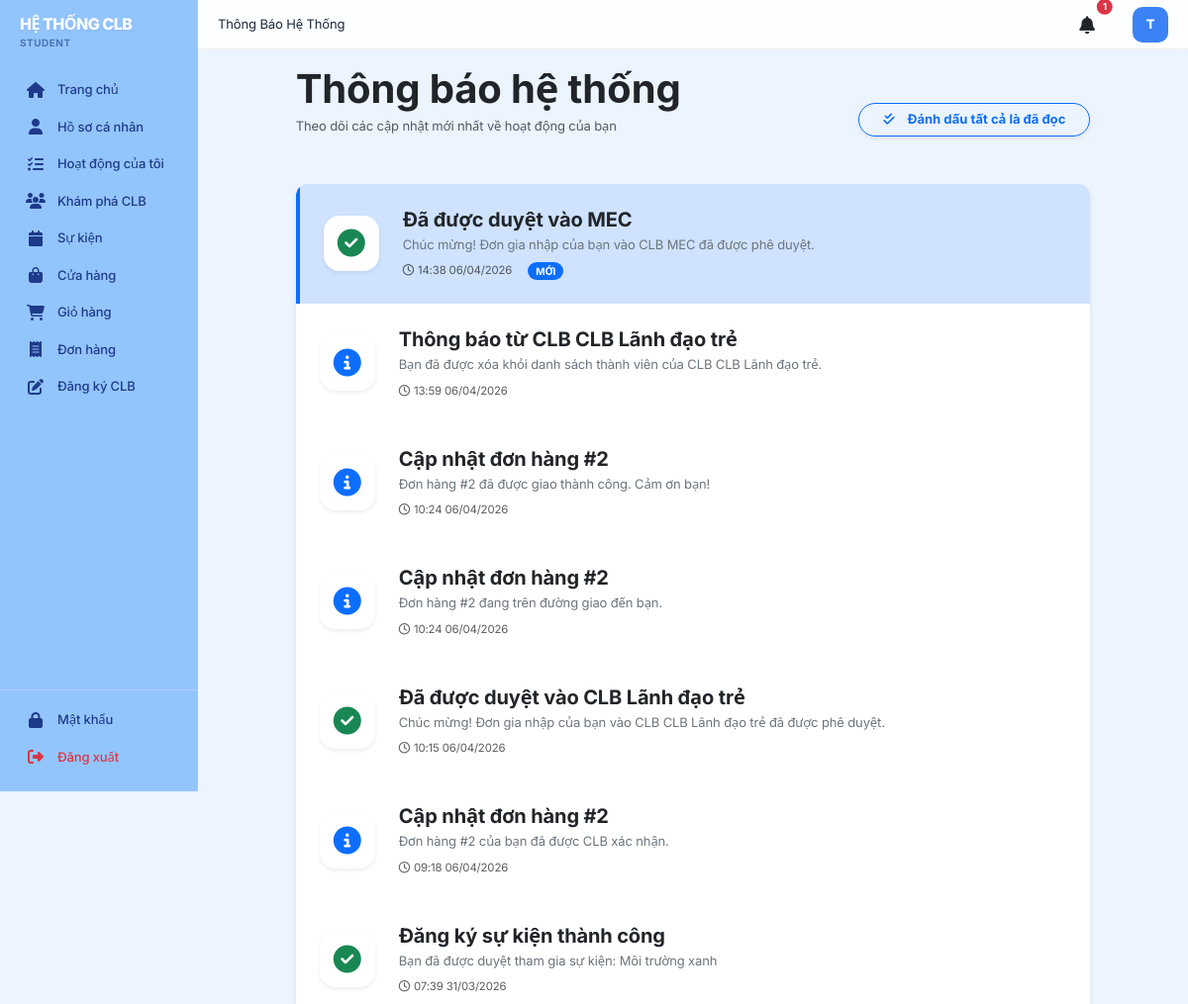
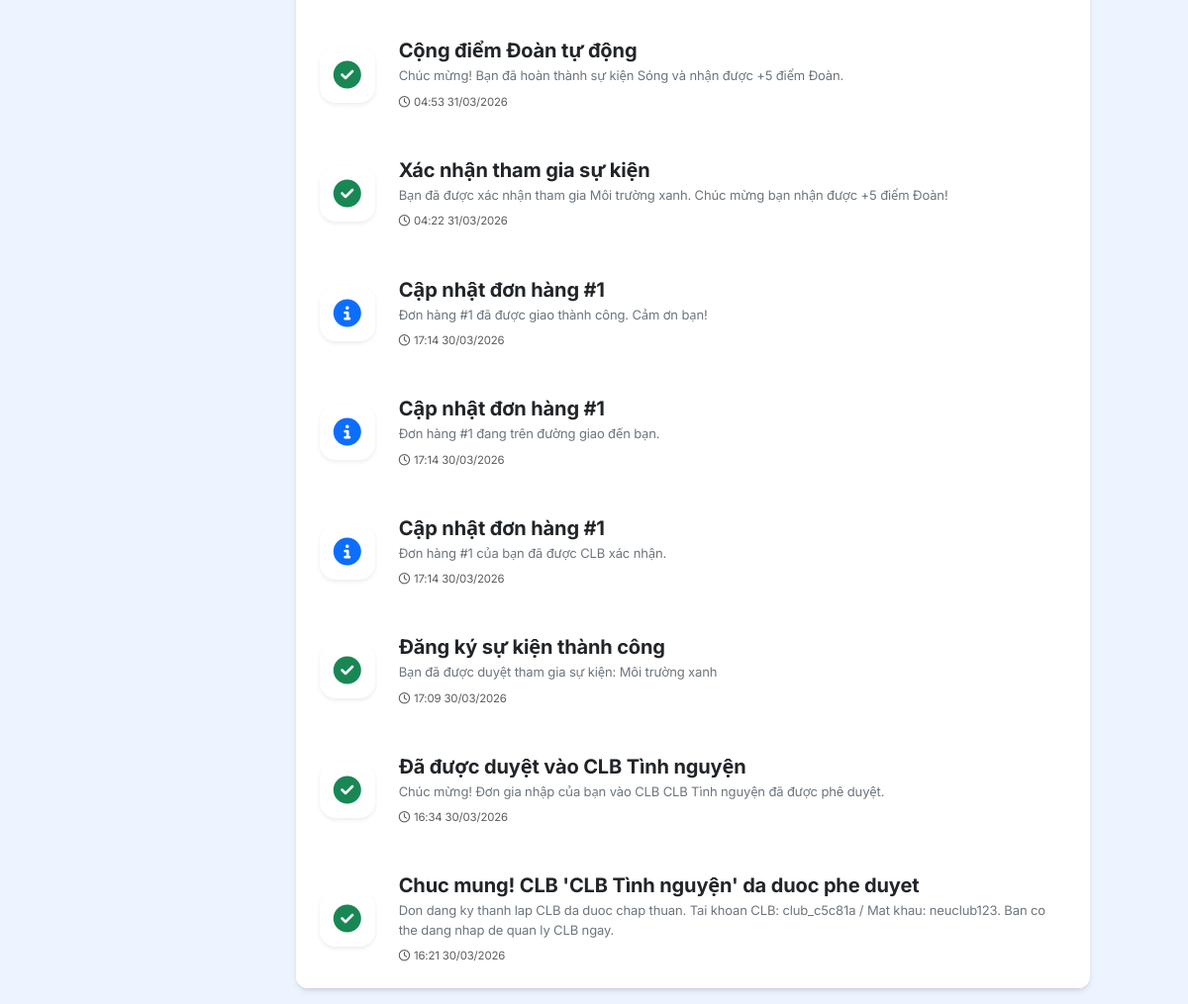
Page /notifications (signed in) on the committed database (2 pictures, top to bottom).
### models.py (models this page shows, shortened)
class User(db.Model):
    __tablename__ = 'users'
    id = db.Column(db.Integer, primary_key=True)
    username = db.Column(db.String(120), unique=True, nullable=False)
    email = db.Column(db.String(120), unique=True, nullable=False)
    password_hash = db.Column(db.String(255), nullable=False)
    user_type = db.Column(db.String(20), nullable=False)  # student, club, admin
    status = db.Column(db.String(20), default=STATUS_ACTIVE)  # active, inactive
    created_at = db.Column(db.DateTime, default=datetime.utcnow)
    updated_at = db.Column(db.DateTime, default=datetime.utcnow, onupdate=datetime.utcnow)
    student_profile = db.relationship('Student', backref='user', uselist=False, cascade='all, delete-orphan')
    club_profile = db.relationship('Club', backref='user', uselist=False, cascade='all, delete-orphan', foreign_keys='Club.user_id')
    def is_student(self):
        return self.user_type == USER_TYPE_STUDENT
    def is_club(self):
        return self.user_type == USER_TYPE_CLUB

class Notification(db.Model):
    __tablename__ = 'notifications'
    id = db.Column(db.Integer, primary_key=True)
    user_id = db.Column(db.Integer, db.ForeignKey('users.id'), nullable=False)
    title = db.Column(db.String(200), nullable=False)
    message = db.Column(db.Text)
    notification_type = db.Column(db.String(50))  # club_update, event, order, etc.
    is_read = db.Column(db.Boolean, default=False)
    created_at = db.Column(db.DateTime, default=datetime.utcnow)
    user = db.relationship('User', backref='notifications')

### app.py (the view)
@app.route('/notifications')
@login_required
def notifications_list():
    notifications = Notification.query.filter_by(user_id=current_user.id).order_by(Notification.created_at.desc()).all()
    return render_template('notifications.html', notifications=notifications)

### app.py (called while the page is built)
@login_manager.user_loader
def load_user(user_id):
    return User.query.get(int(user_id))

@app.context_processor
def inject_global_data():
    unread_count = 0
    cart_count = 0
    if current_user.is_authenticated:
        unread_count = Notification.query.filter_by(user_id=current_user.id, is_read=False).count()
        if current_user.is_student():
            cart_count = CartItem.query.filter_by(user_id=current_user.id).count()
        elif 'cart' in session:
            cart_count = sum(session['cart'].values())
    return dict(unread_count=unread_count, cart_count=cart_count)

### templates/notifications.html (shortened to what this page needs)
{% extends "base.html" %}
{% block page_title %}Thông Báo Hệ Thống{% endblock %}
{% block content %}
<div class="row justify-content-center">
    <div class="col-lg-10">
        <div class="d-flex justify-content-between align-items-end mb-5">
            <div>
                <h2 class="display-6 fw-bold mb-1 text-dark">Thông báo hệ thống</h2>
                <p class="text-muted mb-0">Theo dõi các cập nhật mới nhất về hoạt động của bạn</p>
            </div>
            <form action="{{ url_for('read_all_notifications') }}" method="POST">
                <button type="submit" class="btn btn-outline-primary shadow-sm rounded-pill px-4 fw-bold">
                    <i class="fas fa-check-double me-2"></i>Đánh dấu tất cả là đã đọc
                </button>
            </form>
        </div>
        <div class="card border-0 shadow-sm overflow-hidden">
            <div class="list-group list-group-flush">
                {% for n in notifications %}
                <div class="list-group-item p-4 border-0 {{ 'bg-primary-subtle border-start border-primary border-4' if not n.is_read else '' }} transition-all hover-bg-light">
                    <div class="d-flex justify-content-between align-items-start">
                        <div class="d-flex align-items-center gap-4">
                            <div class="rounded-4 d-flex align-items-center justify-content-center shadow-sm" style="width: 56px; height: 56px; min-width: 56px; background: white;">
                                {% if n.notification_type == 'success' %}
                                <i class="fas fa-check-circle text-success fs-3"></i>
                                {% elif n.notification_type == 'danger' %}
                                <i class="fas fa-exclamation-circle text-danger fs-3"></i>
                                {% else %}
                                <i class="fas fa-info-circle text-primary fs-3"></i>
                                {% endif %}
                            </div>
                            <div>
                                <h6 class="fw-bold text-dark mb-1 fs-5">{{ n.title }}</h6>
                                <p class="text-secondary mb-2">{{ n.message }}</p>
                                <div class="d-flex align-items-center gap-3">
                                    <small class="text-muted small">
                                        <i class="far fa-clock me-1"></i>{{ n.created_at.strftime('%H:%M %d/%m/%Y') }}
                                    </small>
                                    {% if not n.is_read %}
                                    <span class="badge bg-primary rounded-pill px-2 py-1" style="font-size: 10px;">MỚI</span>
                                    {% endif %}
                                </div>
                            </div>
                        </div>
                    </div>
                </div>
                {% endfor %}
            </div>
        </div>
    </div>
</div>
<link rel="stylesheet" href="{{ url_for('static', filename='css/notifications.css') }}">
{% endblock %}

### templates/base.html (shortened to what this page needs)
<!DOCTYPE html>
<html lang="vi">
<head>
    <link href="https://cdn.jsdelivr.net/npm/bootstrap@5.3.0/dist/css/bootstrap.min.css" rel="stylesheet">
    <link rel="stylesheet" href="https://cdnjs.cloudflare.com/ajax/libs/font-awesome/6.4.0/css/all.min.css">
<link rel="stylesheet" href="{{ url_for('static', filename='css/style.css') }}">
</head>
<body>
    <div class="layout">
        {% if not hide_sidebar %}
        <div class="sidebar">
            <div class="logo">
                <h5>HỆ THỐNG CLB</h5>
                <p>{% if current_user.is_authenticated %}{{ current_user.user_type }}{% else %}Sinh viên{% endif %}</p>
            </div>
            <nav class="sidebar-nav">
                {% if current_user.is_authenticated %}
                    {% if current_user.is_student() %}
                        <div class="nav-item">
                            <a href="{{ url_for('student_dashboard') }}" class="nav-link {% if request.endpoint == 'student_dashboard' %}active{% endif %}">
                                <i class="fas fa-home"></i> Trang chủ
                            </a>
                        </div>
                        <div class="nav-item">
                            <a href="{{ url_for('student_profile') }}" class="nav-link {% if request.endpoint and 'profile' in request.endpoint %}active{% endif %}">
                                <i class="fas fa-user"></i> Hồ sơ cá nhân
                            </a>
                        </div>
                        <div class="nav-item">
                            <a href="{{ url_for('student_activities') }}" class="nav-link {% if request.endpoint == 'student_activities' %}active{% endif %}">
                                <i class="fas fa-tasks"></i> Hoạt động của tôi
                            </a>
                        </div>
                        <div class="nav-item">
                            <a href="{{ url_for('student_clubs') }}" class="nav-link {% if request.endpoint == 'student_clubs' %}active{% endif %}">
                                <i class="fas fa-users"></i> Khám phá CLB
                            </a>
                        </div>
                        <div class="nav-item">
                            <a href="{{ url_for('student_events') }}" class="nav-link {% if request.endpoint == 'student_events' %}active{% endif %}">
                                <i class="fas fa-calendar"></i> Sự kiện
                            </a>
                        </div>
                        <div class="nav-item">
                            <a href="{{ url_for('products_list') }}" class="nav-link {% if 'product' in request.endpoint|string %}active{% endif %}">
                                <i class="fas fa-shopping-bag"></i> Cửa hàng
                            </a>
                        </div>
                        <div class="nav-item">
                            <a href="{{ url_for('cart') }}" class="nav-link {% if request.endpoint == 'cart' %}active{% endif %}">
                                <i class="fas fa-shopping-cart"></i> Giỏ hàng
                            </a>
                        </div>
                        <div class="nav-item">
                            <a href="{{ url_for('orders_list') }}" class="nav-link {% if request.endpoint == 'orders_list' %}active{% endif %}">
                                <i class="fas fa-receipt"></i> Đơn hàng
                            </a>
                        </div>
                        <div class="nav-item">
                            <a href="{{ url_for('student_club_register') }}" class="nav-link {% if request.endpoint == 'student_club_register' %}active{% endif %}">
                                <i class="fas fa-edit"></i> Đăng ký CLB
                            </a>
                        </div>
                    {% endif %}
                {% endif %}
            </nav>
            {% if current_user.is_authenticated %}
            <div class="sidebar-footer">
                <div class="nav-item">
                    <a href="{{ url_for('change_credentials') }}" class="nav-link {% if request.endpoint == 'change_credentials' %}active{% endif %}">
                        <i class="fas fa-lock"></i> Mật khẩu
                    </a>
                </div>
                <div class="nav-item">
                    <a href="{{ url_for('logout') }}" class="nav-link text-danger">
                        <i class="fas fa-sign-out-alt"></i> Đăng xuất
                    </a>
                </div>
            </div>
            {% endif %}
        </div>
        {% endif %}
        <div class="main-container {% if hide_sidebar %}no-sidebar{% endif %}">
            {% if not hide_sidebar %}
            <div class="top-header">
                <div class="header-left">
                    {% block page_title %}{% endblock %}
                </div>
                <div class="header-right">
                    <a href="{{ url_for('notifications_list') }}" class="notification-icon position-relative text-dark text-decoration-none me-3">
                        <i class="fas fa-bell"></i>
                        {% if unread_count > 0 %}
                        <span class="position-absolute top-0 start-100 translate-middle badge rounded-pill bg-danger" style="font-size: 0.6rem; padding: 0.35em 0.65em; border: 2px solid #fff;">
                            {{ unread_count if unread_count < 100 else '99+' }}
                        </span>
                        {% endif %}
                    </a>
                    {% if current_user.is_authenticated %}
                        {% set avatar = None %}
                        {% if current_user.is_student() and current_user.student_profile and current_user.student_profile.avatar_url %}
                            {% set avatar = current_user.student_profile.avatar_url %}
                        {% elif current_user.is_club() and current_user.club_profile and current_user.club_profile.logo_url %}
                            {% set avatar = current_user.club_profile.logo_url %}
                        {% endif %}
                        {% if avatar %}
                        <div class="user-avatar border border-2 shadow-sm" title="{{ current_user.username }}">
                            <img src="{{ avatar }}" alt="Avatar" style="width: 100%; height: 100%; object-fit: cover; border-radius: 50%;">
                        </div>
                        {% else %}
                        <div class="user-avatar" title="{{ current_user.username or 'User' }}">
                            {{ (current_user.username[0].upper() if current_user.username else '?') }}
                        </div>
                        {% endif %}
                    {% endif %}
                </div>
            </div>
            {% endif %}
            <div class="content-area">
                {% block content %}{% endblock %}
            </div>
        </div>
    </div>
</body>
</html>

### static/css/style.css (style rules this page uses)
:root { --primary: #3B82F6; --primary-dark: #2563EB; --primary-light: #EFF6FF; --primary-soft: rgba(59, 130, 246, 0.1); --primary-gradient: linear-gradient(135deg, #3B82F6 0%, #2563EB 100%); --secondary: #64748B; --sidebar-bg: #93C5FD; --sidebar-text: #1E3A8A; --sidebar-active: rgba(255, 255, 255, 0.4); --sidebar-hover: rgba(255, 255, 255, 0.15); --main-bg: #ECF4FF; --white: #FFFFFF; --text-dark: #1E293B; --text-muted: #64748B; --success: #10B981; --warning: #F59E0B; --danger: #EF4444; --glass: rgba(255, 255, 255, 0.7); --glass-border: rgba(255, 255, 255, 0.3); --shadow-sm: 0 1px 2px 0 rgb(0 0 0 / 0.05); --shadow: 0 4px 6px -1px rgb(0 0 0 / 0.1), 0 2px 4px -2px rgb(0 0 0 / 0.1); --shadow-lg: 0 20px 25px -5px rgb(0 0 0 / 0.1), 0 8px 10px -6px rgb(0 0 0 / 0.1); --radius: 12px; --radius-lg: 20px; --transition: all 0.3s cubic-bezier(0.4, 0, 0.2, 1); }
* { margin: 0; padding: 0; box-sizing: border-box; }
body { font-family: 'Inter', system-ui, -apple-system, sans-serif; background-color: var(--main-bg); color: var(--text-dark); min-height: 100vh; overflow-x: hidden; letter-spacing: -0.01em; font-size: 13px; }
.layout { display: flex; width: 100%; }
.sidebar { width: 200px; background-color: var(--sidebar-bg); padding: 15px 0; position: fixed; height: 100vh; left: 0; top: 0; z-index: 1000; transition: var(--transition); border-right: 1px solid rgba(255, 255, 255, 0.1); display: flex; flex-direction: column; }
.sidebar .logo { padding: 0 20px 20px 20px; display: flex; flex-direction: column; gap: 2px; }
.sidebar .logo h5 { color: white; font-size: 16px; font-weight: 800; margin: 0; letter-spacing: -0.5px; text-shadow: 0 2px 4px rgba(0,0,0,0.05); }
.sidebar .logo p { font-size: 10px; color: rgba(30, 58, 138, 0.6); margin: 0; font-weight: 700; text-transform: uppercase; letter-spacing: 0.5px; }
.sidebar .nav-item { margin: 2px 12px; }
.sidebar .nav-link { color: var(--sidebar-text); padding: 8px 14px; text-decoration: none; display: flex; align-items: center; font-size: 13px; font-weight: 500; transition: var(--transition); border-radius: 10px; }
.sidebar .nav-link i { margin-right: 12px; font-size: 16px; width: 20px; text-align: center; transition: var(--transition); }
.sidebar-nav { flex-grow: 1; overflow-y: auto; scrollbar-width: none; }
.sidebar-footer { border-top: 1px solid rgba(255, 255, 255, 0.2); padding-top: 10px; margin-top: auto; }
.main-container { margin-left: 200px; width: calc(100% - 200px); min-height: 100vh; display: flex; flex-direction: column; animation: fadeIn 0.3s ease-out; }
.top-header { height: 50px; background: rgba(255, 255, 255, 0.85); backdrop-filter: blur(12px); border-bottom: 1px solid rgba(0,0,0,0.05); display: flex; align-items: center; justify-content: space-between; padding: 0 20px; position: sticky; top: 0; z-index: 999; }
.header-right { display: flex; align-items: center; gap: 12px; }
.notification-icon { font-size: 18px; color: var(--text-muted); transition: var(--transition); width: 36px; height: 36px; display: flex; align-items: center; justify-content: center; border-radius: 10px; background: transparent; }
.user-avatar { width: 36px; height: 36px; border-radius: 10px; background: var(--primary); color: white; display: flex; align-items: center; justify-content: center; font-weight: 800; font-size: 13px; }
.content-area { padding: 16px; }
.card { border: none !important; background: var(--white); border-radius: var(--radius) !important; box-shadow: var(--shadow) !important; transition: var(--transition) !important; }
.btn { border-radius: 8px; font-weight: 600; padding: 6px 14px; font-size: 13px; transition: var(--transition); display: inline-flex; align-items: center; justify-content: center; gap: 5px; }

### static/css/notifications.css (style rules this page uses)
.transition-all { transition: all 0.2s ease; }

### rows in the picture
User: user_type "STUDENT", username "T"
Notification: notification_type "success" (drawn), title "Đã được duyệt vào MEC", message "Chúc mừng! Đơn gia nhập của bạn vào CLB MEC đã được phê duyệt.", created_at "14:38 06/04/2026", is_read "MỚI"
Notification: title "Thông báo từ CLB CLB Lãnh đạo trẻ", message "Bạn đã được xóa khỏi danh sách thành viên của CLB CLB Lãnh đạo trẻ.", created_at "13:59 06/04/2026"
Notification: title "Cập nhật đơn hàng #2", message "Đơn hàng #2 đã được giao thành công. Cảm ơn bạn!", created_at "10:24 06/04/2026"
Notification: title "Cập nhật đơn hàng #2", message "Đơn hàng #2 đang trên đường giao đến bạn.", created_at "10:24 06/04/2026"
Notification: notification_type "success" (drawn), title "Đã được duyệt vào CLB Lãnh đạo trẻ", message "Chúc mừng! Đơn gia nhập của bạn vào CLB CLB Lãnh đạo trẻ đã được phê duyệt.", created_at "10:15 06/04/2026"
Notification: title "Cập nhật đơn hàng #2", message "Đơn hàng #2 của bạn đã được CLB xác nhận.", created_at "09:18 06/04/2026"
Notification: notification_type "success" (drawn), title "Đăng ký sự kiện thành công", message "Bạn đã được duyệt tham gia sự kiện: Môi trường xanh", created_at "07:39 31/03/2026"
Notification: notification_type "success" (drawn), title "Cộng điểm Đoàn tự động", message "Chúc mừng! Bạn đã hoàn thành sự kiện Sóng và nhận được +5 điểm Đoàn.", created_at "04:53 31/03/2026"
Notification: notification_type "success" (drawn), title "Xác nhận tham gia sự kiện", message "Bạn đã được xác nhận tham gia Môi trường xanh. Chúc mừng bạn nhận được +5 điểm Đoàn!", created_at "04:22 31/03/2026"
Notification: title "Cập nhật đơn hàng #1", message "Đơn hàng #1 đã được giao thành công. Cảm ơn bạn!", created_at "17:14 30/03/2026"
Notification: title "Cập nhật đơn hàng #1", message "Đơn hàng #1 đang trên đường giao đến bạn.", created_at "17:14 30/03/2026"
Notification: title "Cập nhật đơn hàng #1", message "Đơn hàng #1 của bạn đã được CLB xác nhận.", created_at "17:14 30/03/2026"
Notification: notification_type "success" (drawn), title "Đăng ký sự kiện thành công", message "Bạn đã được duyệt tham gia sự kiện: Môi trường xanh", created_at "17:09 30/03/2026"
Notification: notification_type "success" (drawn), title "Đã được duyệt vào CLB Tình nguyện", message "Chúc mừng! Đơn gia nhập của bạn vào CLB CLB Tình nguyện đã được phê duyệt.", created_at "16:34 30/03/2026"
Notification: notification_type "success" (drawn), title "Chuc mung! CLB 'CLB Tình nguyện' da duoc phe duyet", message "Don dang ky thanh lap CLB da duoc chap thuan. Tai khoan CLB: club_c5c81a / Mat khau: neuclub123. Ban co the dang nhap de quan ly CLB ngay.", created_at "16:21 30/03/2026"

### other values in the picture
{{ unread_count if unread_count < 100 else '99+' }} "1"
